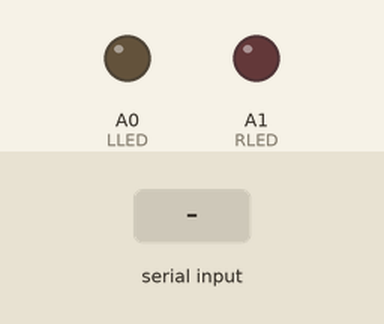
Simulated run of this sketch. Board: Arduino Uno, built with avr-gcc and run on an emulated ATmega328P. On the bench: output pins drawn as LEDs (lit = HIGH). Dashed ring = blinking. The inputs (shaded band) are chosen by the test bench. What the sketch prints to the serial monitor is not drawn.

Above: at 1.2 s.
1.3 s: "L" received over the second serial link
At 1.9 s:
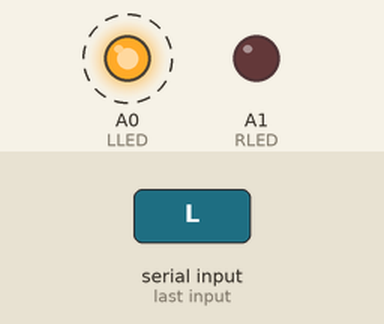
4.3 s: "R" received over the second serial link
At 4.75 s:
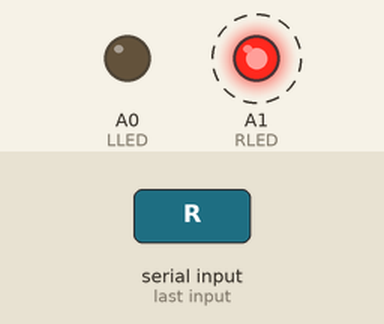
7.3 s: "B" received over the second serial link
At 7.75 s:
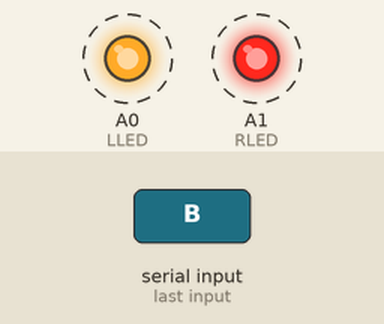
Timing chart, 0 to 16.3 s (numbered marks = the images above; inputs shaded):
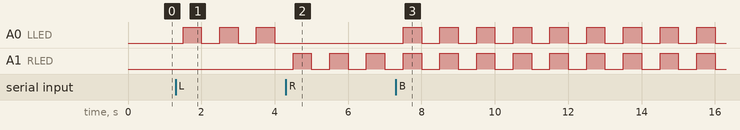

Measured:
- after the input at 1.3 s, A0 (LLED): alternates HIGH for 0.50 s and LOW for 0.50 s, starting after 0.20 s
- after the input at 4.3 s, A0 (LLED): stops changing and stays LOW; A1 (RLED): alternates HIGH for 0.50 s and LOW for 0.50 s, starting after 0.20 s
- after the input at 7.3 s, A0 (LLED): alternates HIGH for 0.50 s and LOW for 0.50 s, starting after 0.20 s

The sketch:

LED.ino
```cpp
#include <SoftwareSerial.h>
#define LLED A0
#define RLED A1

SoftwareSerial HC06(8, 9);

char data = '0';
unsigned long pre_time = 0;
const int duration = 500;

boolean ledState = 0;

void setup() {
  Serial.begin(9600);
  HC06.begin(9600);

  pinMode(LLED, OUTPUT);
  pinMode(RLED, OUTPUT);

  digitalWrite(LLED, LOW);
  digitalWrite(RLED, LOW);

  pre_time = millis();
}

void loop() {
  unsigned long cur_time = millis();

  if (HC06.available())
  {
    data = HC06.read();
    Serial.write(data);
  }


  if(cur_time - pre_time >= duration){
    ledState = !ledState;
    light(ledState);
    pre_time = cur_time;
  }
}

void light(boolean d){
  if(d == 1){
    if(data == '0'){
      digitalWrite(LLED, LOW);
      digitalWrite(RLED, LOW);
    }
    if(data == 'L'){
      digitalWrite(LLED, HIGH);
      digitalWrite(RLED, LOW);
    }
    if(data == 'R'){
      digitalWrite(LLED, LOW);
      digitalWrite(RLED, HIGH);
    }
    if(data == 'B'){
      digitalWrite(LLED, HIGH);
      digitalWrite(RLED, HIGH);
    }
  }
  else{
    digitalWrite(LLED, LOW);
    digitalWrite(RLED, LOW);
  }
}
```
